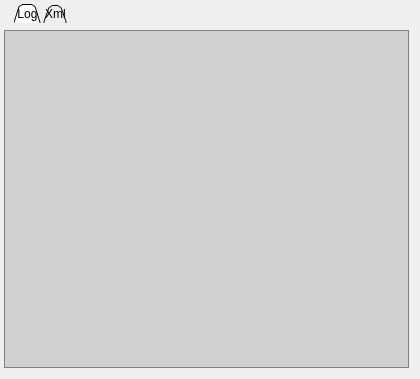
<ui version="4.0" >
 <class>LogWidget</class>
 <widget class="QWidget" name="LogWidget" >
  <property name="geometry" >
   <rect>
    <x>0</x>
    <y>0</y>
    <width>420</width>
    <height>379</height>
   </rect>
  </property>
  <property name="sizePolicy" >
   <sizepolicy vsizetype="Maximum" hsizetype="Maximum" >
    <horstretch>0</horstretch>
    <verstretch>0</verstretch>
   </sizepolicy>
  </property>
  <property name="windowTitle" >
   <string>Form</string>
  </property>
  <property name="styleSheet" >
   <string notr="true" >QTextBrowser {
	border: 1px solid gray;
	background-color: rgba(0, 0, 0, 32);
}

QTabWidget::pane {
	background: rgba(0, 0, 0, 0);
	border: 0;
	position: absolute;
	top: 7px;
}
QTabWidget::tab-bar {
	left: 10px;
}
QTabBar::tab {
    background: qlineargradient(x1: 0, y1: 0, x2: 0, y2: 1,
                                   stop: 0 rgba(0, 0, 0, 32),
								   stop: 0.4 rgba(0, 0, 0, 48),
                                   stop: 0.5 rgba(0, 0, 0, 44),
                                   stop: 1.0 rgba(0, 0, 0, 32));
     min-width: 8ex;
     padding: 2px;
	margin-right: 2px;
/*
	padding: 4px;
	margin-right: 2px;
	min-width: 40px;
*/
		
;
}


QTabBar::tab:selected, QTabBar::tab:hover {
    background: qlineargradient(x1: 0, y1: 0, x2: 0, y2: 1,
                                   stop: 0 rgba(0, 0, 0, 32),
								   stop: 0.4 rgba(0, 0, 0, 64),
                                   stop: 0.5 rgba(0, 0, 0, 60),
                                   stop: 1.0 rgba(0, 0, 0, 32));
	border: 1px solid gray;
	border-bottom: 0;

 }</string>
  </property>
  <layout class="QHBoxLayout" name="horizontalLayout" >
   <property name="leftMargin" >
    <number>4</number>
   </property>
   <property name="topMargin" >
    <number>4</number>
   </property>
   <item>
    <widget class="QTabWidget" name="mp_tabWidget" >
     <property name="focusPolicy" >
      <enum>Qt::WheelFocus</enum>
     </property>
     <property name="tabShape" >
      <enum>QTabWidget::Triangular</enum>
     </property>
     <property name="currentIndex" >
      <number>0</number>
     </property>
     <widget class="QWidget" name="mp_tabLog" >
      <attribute name="title" >
       <string>Log</string>
      </attribute>
      <layout class="QGridLayout" >
       <property name="verticalSpacing" >
        <number>0</number>
       </property>
       <property name="margin" >
        <number>0</number>
       </property>
       <item row="0" column="0" >
        <widget class="QTextBrowser" name="mp_logView" >
         <property name="focusPolicy" >
          <enum>Qt::NoFocus</enum>
         </property>
         <property name="styleSheet" >
          <string notr="true" />
         </property>
         <property name="openLinks" >
          <bool>false</bool>
         </property>
        </widget>
       </item>
      </layout>
     </widget>
     <widget class="QWidget" name="mp_tabDebug" >
      <attribute name="title" >
       <string>Xml</string>
      </attribute>
      <layout class="QGridLayout" name="gridLayout" >
       <property name="margin" >
        <number>0</number>
       </property>
       <property name="spacing" >
        <number>0</number>
       </property>
       <item row="0" column="0" >
        <widget class="QTextBrowser" name="mp_xmlView" >
         <property name="html" >
          <string>&lt;!DOCTYPE HTML PUBLIC "-//W3C//DTD HTML 4.0//EN" "http://www.w3.org/TR/REC-html40/strict.dtd">
&lt;html>&lt;head>&lt;meta name="qrichtext" content="1" />&lt;style type="text/css">
p, li { white-space: pre-wrap; }
&lt;/style>&lt;/head>&lt;body style=" font-family:'DejaVu Sans'; font-size:9pt; font-weight:400; font-style:normal;">
&lt;p style="-qt-paragraph-type:empty; margin-top:0px; margin-bottom:0px; margin-left:0px; margin-right:0px; -qt-block-indent:0; text-indent:0px;">&lt;/p>&lt;/body>&lt;/html></string>
         </property>
        </widget>
       </item>
      </layout>
     </widget>
    </widget>
   </item>
  </layout>
 </widget>
 <resources/>
 <connections/>
</ui>
